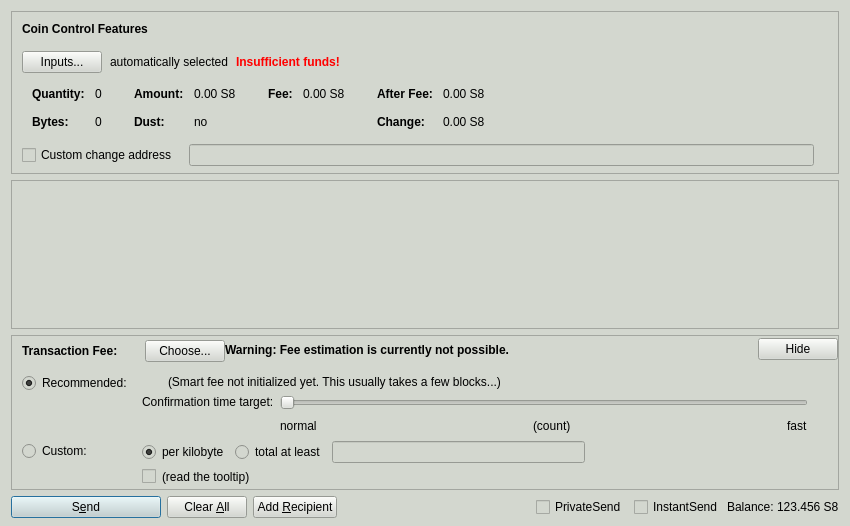
<?xml version="1.0" encoding="UTF-8"?>
<ui version="4.0">
 <class>SendCoinsDialog</class>
 <widget class="QDialog" name="SendCoinsDialog">
  <property name="geometry">
   <rect>
    <x>0</x>
    <y>0</y>
    <width>850</width>
    <height>526</height>
   </rect>
  </property>
  <property name="windowTitle">
   <string>Send Coins</string>
  </property>
  <property name="styleSheet">
   <string notr="true">background-color: rgb(211, 215, 207);</string>
  </property>
  <layout class="QVBoxLayout" name="verticalLayout" stretch="0,1,0,0">
   <property name="bottomMargin">
    <number>8</number>
   </property>
   <item>
    <widget class="QFrame" name="frameCoinControl">
     <property name="sizePolicy">
      <sizepolicy hsizetype="Expanding" vsizetype="Expanding">
       <horstretch>0</horstretch>
       <verstretch>0</verstretch>
      </sizepolicy>
     </property>
     <property name="maximumSize">
      <size>
       <width>16777215</width>
       <height>16777215</height>
      </size>
     </property>
     <property name="frameShape">
      <enum>QFrame::StyledPanel</enum>
     </property>
     <property name="frameShadow">
      <enum>QFrame::Sunken</enum>
     </property>
     <layout class="QVBoxLayout" name="verticalLayoutCoinControl2">
      <property name="spacing">
       <number>0</number>
      </property>
      <property name="leftMargin">
       <number>0</number>
      </property>
      <property name="topMargin">
       <number>0</number>
      </property>
      <property name="rightMargin">
       <number>0</number>
      </property>
      <property name="bottomMargin">
       <number>6</number>
      </property>
      <item>
       <layout class="QVBoxLayout" name="verticalLayoutCoinControl" stretch="0,0,0,0,1">
        <property name="spacing">
         <number>0</number>
        </property>
        <property name="leftMargin">
         <number>10</number>
        </property>
        <property name="topMargin">
         <number>10</number>
        </property>
        <item>
         <layout class="QHBoxLayout" name="horizontalLayoutCoinControl1">
          <property name="bottomMargin">
           <number>15</number>
          </property>
          <item>
           <widget class="QLabel" name="labelCoinControlFeatures">
            <property name="sizePolicy">
             <sizepolicy hsizetype="Preferred" vsizetype="Maximum">
              <horstretch>0</horstretch>
              <verstretch>0</verstretch>
             </sizepolicy>
            </property>
            <property name="font">
             <font>
              <weight>75</weight>
              <bold>true</bold>
             </font>
            </property>
            <property name="styleSheet">
             <string notr="true">font-weight:bold;</string>
            </property>
            <property name="text">
             <string>Coin Control Features</string>
            </property>
           </widget>
          </item>
         </layout>
        </item>
        <item>
         <layout class="QHBoxLayout" name="horizontalLayoutCoinControl2" stretch="0,0,0,0">
          <property name="spacing">
           <number>8</number>
          </property>
          <property name="bottomMargin">
           <number>10</number>
          </property>
          <item>
           <widget class="QPushButton" name="pushButtonCoinControl">
            <property name="styleSheet">
             <string notr="true"/>
            </property>
            <property name="text">
             <string>Inputs...</string>
            </property>
            <property name="autoDefault">
             <bool>false</bool>
            </property>
           </widget>
          </item>
          <item>
           <widget class="QLabel" name="labelCoinControlAutomaticallySelected">
            <property name="text">
             <string>automatically selected</string>
            </property>
            <property name="margin">
             <number>5</number>
            </property>
           </widget>
          </item>
          <item>
           <widget class="QLabel" name="labelCoinControlInsuffFunds">
            <property name="font">
             <font>
              <weight>75</weight>
              <bold>true</bold>
             </font>
            </property>
            <property name="styleSheet">
             <string notr="true">color:red;font-weight:bold;</string>
            </property>
            <property name="text">
             <string>Insufficient funds!</string>
            </property>
            <property name="margin">
             <number>5</number>
            </property>
           </widget>
          </item>
          <item>
           <spacer name="horizontalSpacerCoinControl">
            <property name="orientation">
             <enum>Qt::Horizontal</enum>
            </property>
            <property name="sizeHint" stdset="0">
             <size>
              <width>40</width>
              <height>1</height>
             </size>
            </property>
           </spacer>
          </item>
         </layout>
        </item>
        <item>
         <widget class="QWidget" name="widgetCoinControl" native="true">
          <property name="sizePolicy">
           <sizepolicy hsizetype="Preferred" vsizetype="Preferred">
            <horstretch>0</horstretch>
            <verstretch>0</verstretch>
           </sizepolicy>
          </property>
          <property name="minimumSize">
           <size>
            <width>0</width>
            <height>0</height>
           </size>
          </property>
          <property name="styleSheet">
           <string notr="true"/>
          </property>
          <layout class="QHBoxLayout" name="horizontalLayoutCoinControl5">
           <property name="leftMargin">
            <number>0</number>
           </property>
           <property name="topMargin">
            <number>0</number>
           </property>
           <property name="rightMargin">
            <number>0</number>
           </property>
           <property name="bottomMargin">
            <number>0</number>
           </property>
           <item>
            <layout class="QHBoxLayout" name="horizontalLayoutCoinControl3" stretch="0,0,0,1">
             <property name="spacing">
              <number>20</number>
             </property>
             <property name="topMargin">
              <number>0</number>
             </property>
             <property name="bottomMargin">
              <number>10</number>
             </property>
             <item>
              <layout class="QFormLayout" name="formLayoutCoinControl1">
               <property name="horizontalSpacing">
                <number>10</number>
               </property>
               <property name="verticalSpacing">
                <number>14</number>
               </property>
               <property name="leftMargin">
                <number>10</number>
               </property>
               <property name="topMargin">
                <number>4</number>
               </property>
               <property name="rightMargin">
                <number>6</number>
               </property>
               <item row="0" column="0">
                <widget class="QLabel" name="labelCoinControlQuantityText">
                 <property name="font">
                  <font>
                   <weight>75</weight>
                   <bold>true</bold>
                  </font>
                 </property>
                 <property name="text">
                  <string>Quantity:</string>
                 </property>
                 <property name="margin">
                  <number>0</number>
                 </property>
                </widget>
               </item>
               <item row="0" column="1">
                <widget class="QLabel" name="labelCoinControlQuantity">
                 <property name="cursor">
                  <cursorShape>IBeamCursor</cursorShape>
                 </property>
                 <property name="contextMenuPolicy">
                  <enum>Qt::ActionsContextMenu</enum>
                 </property>
                 <property name="text">
                  <string notr="true">0</string>
                 </property>
                 <property name="margin">
                  <number>0</number>
                 </property>
                 <property name="textInteractionFlags">
                  <set>Qt::LinksAccessibleByMouse|Qt::TextSelectableByKeyboard|Qt::TextSelectableByMouse</set>
                 </property>
                </widget>
               </item>
               <item row="1" column="0">
                <widget class="QLabel" name="labelCoinControlBytesText">
                 <property name="font">
                  <font>
                   <weight>75</weight>
                   <bold>true</bold>
                  </font>
                 </property>
                 <property name="text">
                  <string>Bytes:</string>
                 </property>
                </widget>
               </item>
               <item row="1" column="1">
                <widget class="QLabel" name="labelCoinControlBytes">
                 <property name="cursor">
                  <cursorShape>IBeamCursor</cursorShape>
                 </property>
                 <property name="contextMenuPolicy">
                  <enum>Qt::ActionsContextMenu</enum>
                 </property>
                 <property name="text">
                  <string notr="true">0</string>
                 </property>
                 <property name="textInteractionFlags">
                  <set>Qt::LinksAccessibleByMouse|Qt::TextSelectableByKeyboard|Qt::TextSelectableByMouse</set>
                 </property>
                </widget>
               </item>
              </layout>
             </item>
             <item>
              <layout class="QFormLayout" name="formLayoutCoinControl2">
               <property name="horizontalSpacing">
                <number>10</number>
               </property>
               <property name="verticalSpacing">
                <number>14</number>
               </property>
               <property name="leftMargin">
                <number>6</number>
               </property>
               <property name="topMargin">
                <number>4</number>
               </property>
               <property name="rightMargin">
                <number>6</number>
               </property>
               <item row="0" column="0">
                <widget class="QLabel" name="labelCoinControlAmountText">
                 <property name="font">
                  <font>
                   <weight>75</weight>
                   <bold>true</bold>
                  </font>
                 </property>
                 <property name="text">
                  <string>Amount:</string>
                 </property>
                 <property name="margin">
                  <number>0</number>
                 </property>
                </widget>
               </item>
               <item row="0" column="1">
                <widget class="QLabel" name="labelCoinControlAmount">
                 <property name="cursor">
                  <cursorShape>IBeamCursor</cursorShape>
                 </property>
                 <property name="contextMenuPolicy">
                  <enum>Qt::ActionsContextMenu</enum>
                 </property>
                 <property name="text">
                  <string notr="true">0.00 S8</string>
                 </property>
                 <property name="textInteractionFlags">
                  <set>Qt::LinksAccessibleByMouse|Qt::TextSelectableByKeyboard|Qt::TextSelectableByMouse</set>
                 </property>
                </widget>
               </item>
               <item row="1" column="0">
                <widget class="QLabel" name="labelCoinControlLowOutputText">
                 <property name="font">
                  <font>
                   <weight>75</weight>
                   <bold>true</bold>
                  </font>
                 </property>
                 <property name="text">
                  <string>Dust:</string>
                 </property>
                </widget>
               </item>
               <item row="1" column="1">
                <widget class="QLabel" name="labelCoinControlLowOutput">
                 <property name="cursor">
                  <cursorShape>IBeamCursor</cursorShape>
                 </property>
                 <property name="contextMenuPolicy">
                  <enum>Qt::ActionsContextMenu</enum>
                 </property>
                 <property name="text">
                  <string notr="true">no</string>
                 </property>
                 <property name="textInteractionFlags">
                  <set>Qt::LinksAccessibleByMouse|Qt::TextSelectableByKeyboard|Qt::TextSelectableByMouse</set>
                 </property>
                </widget>
               </item>
              </layout>
             </item>
             <item>
              <layout class="QFormLayout" name="formLayoutCoinControl3">
               <property name="horizontalSpacing">
                <number>10</number>
               </property>
               <property name="verticalSpacing">
                <number>14</number>
               </property>
               <property name="leftMargin">
                <number>6</number>
               </property>
               <property name="topMargin">
                <number>4</number>
               </property>
               <property name="rightMargin">
                <number>6</number>
               </property>
               <item row="0" column="0">
                <widget class="QLabel" name="labelCoinControlFeeText">
                 <property name="font">
                  <font>
                   <weight>75</weight>
                   <bold>true</bold>
                  </font>
                 </property>
                 <property name="text">
                  <string>Fee:</string>
                 </property>
                 <property name="margin">
                  <number>0</number>
                 </property>
                </widget>
               </item>
               <item row="0" column="1">
                <widget class="QLabel" name="labelCoinControlFee">
                 <property name="cursor">
                  <cursorShape>IBeamCursor</cursorShape>
                 </property>
                 <property name="contextMenuPolicy">
                  <enum>Qt::ActionsContextMenu</enum>
                 </property>
                 <property name="text">
                  <string notr="true">0.00 S8</string>
                 </property>
                 <property name="textInteractionFlags">
                  <set>Qt::LinksAccessibleByMouse|Qt::TextSelectableByKeyboard|Qt::TextSelectableByMouse</set>
                 </property>
                </widget>
               </item>
              </layout>
             </item>
             <item>
              <layout class="QFormLayout" name="formLayoutCoinControl4">
               <property name="horizontalSpacing">
                <number>10</number>
               </property>
               <property name="verticalSpacing">
                <number>14</number>
               </property>
               <property name="leftMargin">
                <number>6</number>
               </property>
               <property name="topMargin">
                <number>4</number>
               </property>
               <property name="rightMargin">
                <number>6</number>
               </property>
               <item row="0" column="0">
                <widget class="QLabel" name="labelCoinControlAfterFeeText">
                 <property name="font">
                  <font>
                   <weight>75</weight>
                   <bold>true</bold>
                  </font>
                 </property>
                 <property name="text">
                  <string>After Fee:</string>
                 </property>
                 <property name="margin">
                  <number>0</number>
                 </property>
                </widget>
               </item>
               <item row="0" column="1">
                <widget class="QLabel" name="labelCoinControlAfterFee">
                 <property name="cursor">
                  <cursorShape>IBeamCursor</cursorShape>
                 </property>
                 <property name="contextMenuPolicy">
                  <enum>Qt::ActionsContextMenu</enum>
                 </property>
                 <property name="text">
                  <string notr="true">0.00 S8</string>
                 </property>
                 <property name="textInteractionFlags">
                  <set>Qt::LinksAccessibleByMouse|Qt::TextSelectableByKeyboard|Qt::TextSelectableByMouse</set>
                 </property>
                </widget>
               </item>
               <item row="1" column="0">
                <widget class="QLabel" name="labelCoinControlChangeText">
                 <property name="font">
                  <font>
                   <weight>75</weight>
                   <bold>true</bold>
                  </font>
                 </property>
                 <property name="text">
                  <string>Change:</string>
                 </property>
                </widget>
               </item>
               <item row="1" column="1">
                <widget class="QLabel" name="labelCoinControlChange">
                 <property name="cursor">
                  <cursorShape>IBeamCursor</cursorShape>
                 </property>
                 <property name="contextMenuPolicy">
                  <enum>Qt::ActionsContextMenu</enum>
                 </property>
                 <property name="text">
                  <string notr="true">0.00 S8</string>
                 </property>
                 <property name="textInteractionFlags">
                  <set>Qt::LinksAccessibleByMouse|Qt::TextSelectableByKeyboard|Qt::TextSelectableByMouse</set>
                 </property>
                </widget>
               </item>
              </layout>
             </item>
            </layout>
           </item>
          </layout>
         </widget>
        </item>
        <item>
         <layout class="QHBoxLayout" name="horizontalLayoutCoinControl4" stretch="0,0,0">
          <property name="spacing">
           <number>12</number>
          </property>
          <property name="sizeConstraint">
           <enum>QLayout::SetDefaultConstraint</enum>
          </property>
          <property name="topMargin">
           <number>5</number>
          </property>
          <property name="rightMargin">
           <number>5</number>
          </property>
          <item>
           <widget class="QCheckBox" name="checkBoxCoinControlChange">
            <property name="toolTip">
             <string>If this is activated, but the change address is empty or invalid, change will be sent to a newly generated address.</string>
            </property>
            <property name="text">
             <string>Custom change address</string>
            </property>
           </widget>
          </item>
          <item>
           <widget class="QValidatedLineEdit" name="lineEditCoinControlChange">
            <property name="enabled">
             <bool>false</bool>
            </property>
            <property name="sizePolicy">
             <sizepolicy hsizetype="Expanding" vsizetype="Fixed">
              <horstretch>0</horstretch>
              <verstretch>0</verstretch>
             </sizepolicy>
            </property>
           </widget>
          </item>
          <item>
           <widget class="QLabel" name="labelCoinControlChangeLabel">
            <property name="sizePolicy">
             <sizepolicy hsizetype="Preferred" vsizetype="Expanding">
              <horstretch>0</horstretch>
              <verstretch>0</verstretch>
             </sizepolicy>
            </property>
            <property name="minimumSize">
             <size>
              <width>0</width>
              <height>0</height>
             </size>
            </property>
            <property name="text">
             <string/>
            </property>
            <property name="margin">
             <number>3</number>
            </property>
           </widget>
          </item>
         </layout>
        </item>
        <item>
         <spacer name="verticalSpacerCoinControl">
          <property name="orientation">
           <enum>Qt::Vertical</enum>
          </property>
          <property name="sizeHint" stdset="0">
           <size>
            <width>800</width>
            <height>1</height>
           </size>
          </property>
         </spacer>
        </item>
       </layout>
      </item>
     </layout>
    </widget>
   </item>
   <item>
    <widget class="QScrollArea" name="scrollArea">
     <property name="widgetResizable">
      <bool>true</bool>
     </property>
     <widget class="QWidget" name="scrollAreaWidgetContents">
      <property name="geometry">
       <rect>
        <x>0</x>
        <y>0</y>
        <width>830</width>
        <height>68</height>
       </rect>
      </property>
      <layout class="QVBoxLayout" name="verticalLayout_2" stretch="0,1">
       <property name="leftMargin">
        <number>0</number>
       </property>
       <property name="topMargin">
        <number>0</number>
       </property>
       <property name="rightMargin">
        <number>0</number>
       </property>
       <property name="bottomMargin">
        <number>0</number>
       </property>
       <item>
        <layout class="QVBoxLayout" name="entries">
         <property name="spacing">
          <number>6</number>
         </property>
        </layout>
       </item>
       <item>
        <spacer name="verticalSpacer">
         <property name="orientation">
          <enum>Qt::Vertical</enum>
         </property>
         <property name="sizeHint" stdset="0">
          <size>
           <width>20</width>
           <height>40</height>
          </size>
         </property>
        </spacer>
       </item>
      </layout>
     </widget>
    </widget>
   </item>
   <item>
    <widget class="QFrame" name="frameFee">
     <property name="sizePolicy">
      <sizepolicy hsizetype="Expanding" vsizetype="Expanding">
       <horstretch>0</horstretch>
       <verstretch>0</verstretch>
      </sizepolicy>
     </property>
     <property name="maximumSize">
      <size>
       <width>16777215</width>
       <height>16777215</height>
      </size>
     </property>
     <property name="frameShape">
      <enum>QFrame::StyledPanel</enum>
     </property>
     <property name="frameShadow">
      <enum>QFrame::Sunken</enum>
     </property>
     <layout class="QVBoxLayout" name="verticalLayoutFee1">
      <property name="spacing">
       <number>0</number>
      </property>
      <property name="leftMargin">
       <number>0</number>
      </property>
      <property name="topMargin">
       <number>0</number>
      </property>
      <property name="rightMargin">
       <number>0</number>
      </property>
      <property name="bottomMargin">
       <number>0</number>
      </property>
      <item>
       <layout class="QVBoxLayout" name="verticalLayoutFee2" stretch="0,0,0">
        <property name="spacing">
         <number>0</number>
        </property>
        <property name="leftMargin">
         <number>10</number>
        </property>
        <property name="topMargin">
         <number>0</number>
        </property>
        <item>
         <layout class="QHBoxLayout" name="horizontalLayoutFee1">
          <property name="bottomMargin">
           <number>0</number>
          </property>
          <item>
           <layout class="QVBoxLayout" name="verticalLayoutFee7">
            <property name="spacing">
             <number>0</number>
            </property>
            <item>
             <spacer name="verticalSpacerSmartFee">
              <property name="orientation">
               <enum>Qt::Vertical</enum>
              </property>
              <property name="sizeType">
               <enum>QSizePolicy::Fixed</enum>
              </property>
              <property name="sizeHint" stdset="0">
               <size>
                <width>1</width>
                <height>4</height>
               </size>
              </property>
             </spacer>
            </item>
            <item>
             <layout class="QHBoxLayout" name="horizontalLayoutSmartFee">
              <property name="spacing">
               <number>10</number>
              </property>
              <item>
               <widget class="QLabel" name="labelFeeHeadline">
                <property name="sizePolicy">
                 <sizepolicy hsizetype="Preferred" vsizetype="Maximum">
                  <horstretch>0</horstretch>
                  <verstretch>0</verstretch>
                 </sizepolicy>
                </property>
                <property name="font">
                 <font>
                  <weight>75</weight>
                  <bold>true</bold>
                 </font>
                </property>
                <property name="styleSheet">
                 <string notr="true">font-weight:bold;</string>
                </property>
                <property name="text">
                 <string>Transaction Fee:</string>
                </property>
               </widget>
              </item>
              <item>
               <widget class="QLabel" name="labelFeeMinimized">
                <property name="text">
                 <string/>
                </property>
               </widget>
              </item>
              <item>
               <widget class="QPushButton" name="buttonChooseFee">
                <property name="text">
                 <string>Choose...</string>
                </property>
               </widget>
              </item>
             </layout>
            </item>
            <item>
             <spacer name="verticalSpacer_5">
              <property name="orientation">
               <enum>Qt::Vertical</enum>
              </property>
              <property name="sizeHint" stdset="0">
               <size>
                <width>1</width>
                <height>1</height>
               </size>
              </property>
             </spacer>
            </item>
           </layout>
          </item>
          <item>
           <widget class="QLabel" name="fallbackFeeWarningLabel">
            <property name="font">
             <font>
              <weight>75</weight>
              <bold>true</bold>
             </font>
            </property>
            <property name="toolTip">
             <string>Using the fallbackfee can result in sending a transaction that will take several hours or days (or never) to confirm. Consider choosing your fee manually or wait until your have validated the complete chain.</string>
            </property>
            <property name="text">
             <string>Warning: Fee estimation is currently not possible.</string>
            </property>
            <property name="wordWrap">
             <bool>false</bool>
            </property>
           </widget>
          </item>
          <item>
           <spacer name="horizontalSpacer_4">
            <property name="orientation">
             <enum>Qt::Horizontal</enum>
            </property>
            <property name="sizeType">
             <enum>QSizePolicy::MinimumExpanding</enum>
            </property>
            <property name="sizeHint" stdset="0">
             <size>
              <width>40</width>
              <height>20</height>
             </size>
            </property>
           </spacer>
          </item>
          <item>
           <widget class="QPushButton" name="buttonMinimizeFee">
            <property name="toolTip">
             <string>collapse fee-settings</string>
            </property>
            <property name="text">
             <string>Hide</string>
            </property>
           </widget>
          </item>
         </layout>
        </item>
        <item>
         <widget class="QFrame" name="frameFeeSelection">
          <layout class="QVBoxLayout" name="verticalLayoutFee12">
           <property name="spacing">
            <number>0</number>
           </property>
           <property name="leftMargin">
            <number>0</number>
           </property>
           <property name="topMargin">
            <number>0</number>
           </property>
           <property name="rightMargin">
            <number>0</number>
           </property>
           <property name="bottomMargin">
            <number>0</number>
           </property>
           <item>
            <layout class="QGridLayout" name="gridLayoutFee">
             <property name="topMargin">
              <number>10</number>
             </property>
             <property name="bottomMargin">
              <number>4</number>
             </property>
             <property name="horizontalSpacing">
              <number>10</number>
             </property>
             <property name="verticalSpacing">
              <number>4</number>
             </property>
             <item row="1" column="1">
              <layout class="QVBoxLayout" name="verticalLayoutFee8">
               <property name="spacing">
                <number>6</number>
               </property>
               <item>
                <layout class="QHBoxLayout" name="horizontalLayoutFee13">
                 <item>
                  <widget class="QRadioButton" name="radioCustomPerKilobyte">
                   <property name="toolTip">
                    <string>If the custom fee is set to 1000 Bit and the transaction is only 250 bytes, then &quot;per kilobyte&quot; only pays 250 Bit in fee,&lt;br /&gt;while &quot;at least&quot; pays 1000 Bit. For transactions bigger than a kilobyte both pay by kilobyte.</string>
                   </property>
                   <property name="text">
                    <string>per kilobyte</string>
                   </property>
                   <property name="checked">
                    <bool>true</bool>
                   </property>
                   <attribute name="buttonGroup">
                    <string notr="true">groupCustomFee</string>
                   </attribute>
                  </widget>
                 </item>
                 <item>
                  <widget class="QRadioButton" name="radioCustomAtLeast">
                   <property name="toolTip">
                    <string>If the custom fee is set to 1000 Bit and the transaction is only 250 bytes, then &quot;per kilobyte&quot; only pays 250 Bit in fee,&lt;br /&gt;while &quot;total at least&quot; pays 1000 Bit. For transactions bigger than a kilobyte both pay by kilobyte.</string>
                   </property>
                   <property name="text">
                    <string>total at least</string>
                   </property>
                   <attribute name="buttonGroup">
                    <string notr="true">groupCustomFee</string>
                   </attribute>
                  </widget>
                 </item>
                 <item>
                  <widget class="BitcoinAmountField" name="customFee"/>
                 </item>
                 <item>
                  <spacer name="horizontalSpacer_6">
                   <property name="orientation">
                    <enum>Qt::Horizontal</enum>
                   </property>
                   <property name="sizeHint" stdset="0">
                    <size>
                     <width>1</width>
                     <height>1</height>
                    </size>
                   </property>
                  </spacer>
                 </item>
                </layout>
               </item>
               <item>
                <layout class="QHBoxLayout" name="horizontalLayoutFee8">
                 <item>
                  <widget class="QCheckBox" name="checkBoxMinimumFee">
                   <property name="toolTip">
                    <string>Paying only the minimum fee is just fine as long as there is less transaction volume than space in the blocks.&lt;br /&gt;But be aware that this can end up in a never confirming transaction once there is more demand for super8 transactions than the network can process.</string>
                   </property>
                   <property name="text">
                    <string/>
                   </property>
                  </widget>
                 </item>
                 <item>
                  <widget class="QLabel" name="labelMinFeeWarning">
                   <property name="enabled">
                    <bool>true</bool>
                   </property>
                   <property name="toolTip">
                    <string>Paying only the minimum fee is just fine as long as there is less transaction volume than space in the blocks.&lt;br /&gt;But be aware that this can end up in a never confirming transaction once there is more demand for super8 transactions than the network can process.</string>
                   </property>
                   <property name="text">
                    <string>(read the tooltip)</string>
                   </property>
                   <property name="margin">
                    <number>5</number>
                   </property>
                  </widget>
                 </item>
                 <item>
                  <spacer name="horizontalSpacer_2">
                   <property name="orientation">
                    <enum>Qt::Horizontal</enum>
                   </property>
                   <property name="sizeHint" stdset="0">
                    <size>
                     <width>1</width>
                     <height>1</height>
                    </size>
                   </property>
                  </spacer>
                 </item>
                </layout>
               </item>
              </layout>
             </item>
             <item row="0" column="0">
              <layout class="QVBoxLayout" name="verticalLayoutFee4" stretch="0,1">
               <item>
                <widget class="QRadioButton" name="radioSmartFee">
                 <property name="text">
                  <string>Recommended:</string>
                 </property>
                 <property name="checked">
                  <bool>true</bool>
                 </property>
                 <attribute name="buttonGroup">
                  <string notr="true">groupFee</string>
                 </attribute>
                </widget>
               </item>
               <item>
                <spacer name="verticalSpacer_2">
                 <property name="orientation">
                  <enum>Qt::Vertical</enum>
                 </property>
                 <property name="sizeHint" stdset="0">
                  <size>
                   <width>1</width>
                   <height>1</height>
                  </size>
                 </property>
                </spacer>
               </item>
              </layout>
             </item>
             <item row="1" column="0">
              <layout class="QVBoxLayout" name="verticalLayoutFee9" stretch="0,1">
               <item>
                <widget class="QRadioButton" name="radioCustomFee">
                 <property name="text">
                  <string>Custom:</string>
                 </property>
                 <attribute name="buttonGroup">
                  <string notr="true">groupFee</string>
                 </attribute>
                </widget>
               </item>
               <item>
                <spacer name="verticalSpacer_6">
                 <property name="orientation">
                  <enum>Qt::Vertical</enum>
                 </property>
                 <property name="sizeHint" stdset="0">
                  <size>
                   <width>1</width>
                   <height>1</height>
                  </size>
                 </property>
                </spacer>
               </item>
              </layout>
             </item>
             <item row="0" column="1">
              <layout class="QVBoxLayout" name="verticalLayoutFee3" stretch="0,0,1">
               <property name="spacing">
                <number>6</number>
               </property>
               <property name="topMargin">
                <number>2</number>
               </property>
               <item>
                <layout class="QHBoxLayout" name="horizontalLayoutFee12">
                 <item>
                  <widget class="QLabel" name="labelSmartFee">
                   <property name="text">
                    <string/>
                   </property>
                   <property name="margin">
                    <number>2</number>
                   </property>
                  </widget>
                 </item>
                 <item>
                  <widget class="QLabel" name="labelFeeEstimation">
                   <property name="text">
                    <string/>
                   </property>
                  </widget>
                 </item>
                 <item>
                  <widget class="QLabel" name="labelSmartFee2">
                   <property name="text">
                    <string>(Smart fee not initialized yet. This usually takes a few blocks...)</string>
                   </property>
                   <property name="margin">
                    <number>2</number>
                   </property>
                  </widget>
                 </item>
                 <item>
                  <spacer name="horizontalSpacer_5">
                   <property name="orientation">
                    <enum>Qt::Horizontal</enum>
                   </property>
                   <property name="sizeHint" stdset="0">
                    <size>
                     <width>1</width>
                     <height>1</height>
                    </size>
                   </property>
                  </spacer>
                 </item>
                </layout>
               </item>
               <item>
                <layout class="QHBoxLayout" name="horizontalLayoutFee9">
                 <item>
                  <layout class="QVBoxLayout" name="verticalLayoutFee6">
                   <item>
                    <widget class="QLabel" name="labelSmartFee3">
                     <property name="text">
                      <string>Confirmation time target:</string>
                     </property>
                     <property name="margin">
                      <number>2</number>
                     </property>
                    </widget>
                   </item>
                   <item>
                    <spacer name="verticalSpacer_3">
                     <property name="orientation">
                      <enum>Qt::Vertical</enum>
                     </property>
                     <property name="sizeHint" stdset="0">
                      <size>
                       <width>1</width>
                       <height>1</height>
                      </size>
                     </property>
                    </spacer>
                   </item>
                  </layout>
                 </item>
                 <item>
                  <layout class="QVBoxLayout" name="verticalLayoutFee5">
                   <property name="rightMargin">
                    <number>30</number>
                   </property>
                   <item>
                    <widget class="QSlider" name="sliderSmartFee">
                     <property name="minimum">
                      <number>0</number>
                     </property>
                     <property name="maximum">
                      <number>23</number>
                     </property>
                     <property name="pageStep">
                      <number>1</number>
                     </property>
                     <property name="value">
                      <number>0</number>
                     </property>
                     <property name="orientation">
                      <enum>Qt::Horizontal</enum>
                     </property>
                     <property name="invertedAppearance">
                      <bool>false</bool>
                     </property>
                     <property name="invertedControls">
                      <bool>false</bool>
                     </property>
                     <property name="tickPosition">
                      <enum>QSlider::NoTicks</enum>
                     </property>
                    </widget>
                   </item>
                   <item>
                    <layout class="QHBoxLayout" name="horizontalLayoutFee10">
                     <item>
                      <widget class="QLabel" name="labelSmartFeeNormal">
                       <property name="text">
                        <string>normal</string>
                       </property>
                      </widget>
                     </item>
                     <item>
                      <spacer name="horizontalSpacer_7">
                       <property name="orientation">
                        <enum>Qt::Horizontal</enum>
                       </property>
                       <property name="sizeHint" stdset="0">
                        <size>
                         <width>40</width>
                         <height>20</height>
                        </size>
                       </property>
                      </spacer>
                     </item>
                     <item>
                      <widget class="QLabel" name="confirmationTargetLabel">
                       <property name="text">
                        <string notr="true">(count)</string>
                       </property>
                      </widget>
                     </item>
                     <item>
                      <spacer name="horizontalSpacer_3">
                       <property name="orientation">
                        <enum>Qt::Horizontal</enum>
                       </property>
                       <property name="sizeHint" stdset="0">
                        <size>
                         <width>40</width>
                         <height>20</height>
                        </size>
                       </property>
                      </spacer>
                     </item>
                     <item>
                      <widget class="QLabel" name="labelSmartFeeFast">
                       <property name="text">
                        <string>fast</string>
                       </property>
                      </widget>
                     </item>
                    </layout>
                   </item>
                  </layout>
                 </item>
                </layout>
               </item>
               <item>
                <spacer name="verticalSpacer_4">
                 <property name="orientation">
                  <enum>Qt::Vertical</enum>
                 </property>
                 <property name="sizeHint" stdset="0">
                  <size>
                   <width>1</width>
                   <height>1</height>
                  </size>
                 </property>
                </spacer>
               </item>
              </layout>
             </item>
            </layout>
           </item>
          </layout>
         </widget>
        </item>
        <item>
         <spacer name="verticalSpacerFee">
          <property name="orientation">
           <enum>Qt::Vertical</enum>
          </property>
          <property name="sizeHint" stdset="0">
           <size>
            <width>800</width>
            <height>1</height>
           </size>
          </property>
         </spacer>
        </item>
       </layout>
      </item>
     </layout>
    </widget>
   </item>
   <item>
    <layout class="QHBoxLayout" name="horizontalLayout">
     <item>
      <widget class="QPushButton" name="sendButton">
       <property name="minimumSize">
        <size>
         <width>150</width>
         <height>0</height>
        </size>
       </property>
       <property name="toolTip">
        <string>Confirm the send action</string>
       </property>
       <property name="text">
        <string>S&amp;end</string>
       </property>
       <property name="autoDefault">
        <bool>false</bool>
       </property>
       <property name="default">
        <bool>true</bool>
       </property>
      </widget>
     </item>
     <item>
      <widget class="QPushButton" name="clearButton">
       <property name="sizePolicy">
        <sizepolicy hsizetype="Minimum" vsizetype="Fixed">
         <horstretch>0</horstretch>
         <verstretch>0</verstretch>
        </sizepolicy>
       </property>
       <property name="toolTip">
        <string>Clear all fields of the form.</string>
       </property>
       <property name="text">
        <string>Clear &amp;All</string>
       </property>
       <property name="autoDefault">
        <bool>false</bool>
       </property>
      </widget>
     </item>
     <item>
      <widget class="QPushButton" name="addButton">
       <property name="toolTip">
        <string>Send to multiple recipients at once</string>
       </property>
       <property name="text">
        <string>Add &amp;Recipient</string>
       </property>
       <property name="autoDefault">
        <bool>false</bool>
       </property>
      </widget>
     </item>
     <item>
      <spacer name="horizontalSpacer">
       <property name="orientation">
        <enum>Qt::Horizontal</enum>
       </property>
       <property name="sizeHint" stdset="0">
        <size>
         <width>40</width>
         <height>20</height>
        </size>
       </property>
      </spacer>
     </item>
     <item>
      <layout class="QHBoxLayout" name="horizontalLayout_2">
       <property name="spacing">
        <number>3</number>
       </property>
       <item>
        <widget class="QCheckBox" name="checkUsePrivateSend">
         <property name="minimumSize">
          <size>
           <width>95</width>
           <height>0</height>
          </size>
         </property>
         <property name="text">
          <string>PrivateSend</string>
         </property>
         <property name="checked">
          <bool>false</bool>
         </property>
        </widget>
       </item>
       <item>
        <widget class="QCheckBox" name="checkUseInstantSend">
         <property name="enabled">
          <bool>true</bool>
         </property>
         <property name="minimumSize">
          <size>
           <width>85</width>
           <height>0</height>
          </size>
         </property>
         <property name="text">
          <string>InstantSend</string>
         </property>
        </widget>
       </item>
       <item>
        <widget class="QLabel" name="label">
         <property name="text">
          <string>Balance:</string>
         </property>
        </widget>
       </item>
       <item>
        <widget class="QLabel" name="labelBalance">
         <property name="sizePolicy">
          <sizepolicy hsizetype="Preferred" vsizetype="Fixed">
           <horstretch>0</horstretch>
           <verstretch>0</verstretch>
          </sizepolicy>
         </property>
         <property name="cursor">
          <cursorShape>IBeamCursor</cursorShape>
         </property>
         <property name="text">
          <string notr="true">123.456 S8</string>
         </property>
         <property name="textInteractionFlags">
          <set>Qt::LinksAccessibleByMouse|Qt::TextSelectableByKeyboard|Qt::TextSelectableByMouse</set>
         </property>
        </widget>
       </item>
      </layout>
     </item>
    </layout>
   </item>
  </layout>
 </widget>
 <customwidgets>
  <customwidget>
   <class>QValidatedLineEdit</class>
   <extends>QLineEdit</extends>
   <header>qvalidatedlineedit.h</header>
  </customwidget>
  <customwidget>
   <class>BitcoinAmountField</class>
   <extends>QLineEdit</extends>
   <header>bitcoinamountfield.h</header>
   <container>1</container>
  </customwidget>
 </customwidgets>
 <resources>
  <include location="../super8.qrc"/>
 </resources>
 <connections/>
 <buttongroups>
  <buttongroup name="groupCustomFee"/>
  <buttongroup name="groupFee"/>
 </buttongroups>
</ui>
